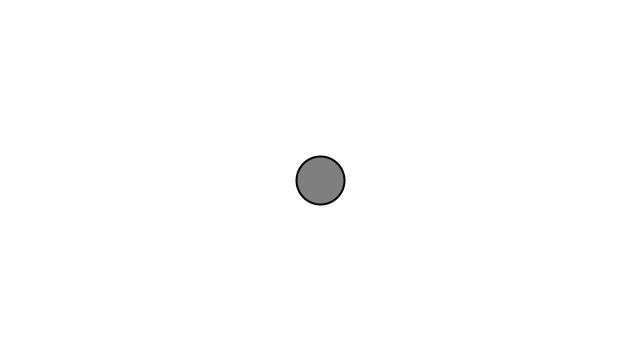
Frame 1 (no input)
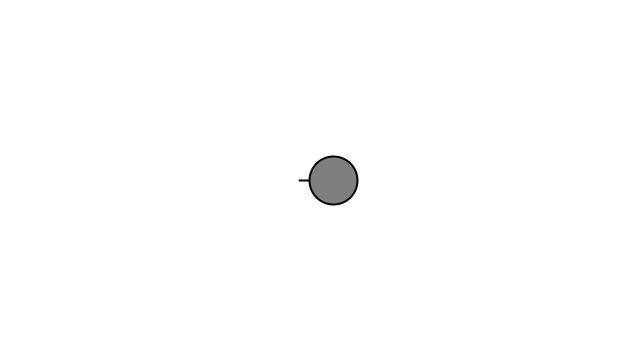
Frame 60 (the mouse pressed at the canvas centre just before this capture)
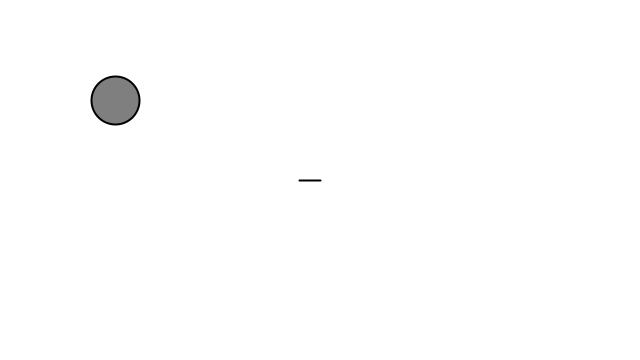
Frame 120 (the mouse held since frame 60 and released just before this capture)

The Processing sketch that drew these frames (run headless with seeded random() and noise(); from frame 60 on, the mouse is pressed at the canvas centre):

// Processing sketch: Extra_instantforce
// ── Extra_instantforce.pde
// The Nature of Code
// Daniel Shiffman
// http://natureofcode.com

Mover m;

float t = 0.0;

void setup() {
  size(640, 360);
  m = new Mover();
}

void draw() {
  background(255);

  // Perlin noise wind
  float wx = map(noise(t),0,1,-1,1);
  PVector wind = new PVector(wx, 0);
  t += 0.01;
  line(width/2,height/2,width/2+wind.x*100,height/2+wind.y*100);
  m.applyForce(wind);
  
  // Gravity
  PVector gravity = new PVector(0, 0.1);
  //m.applyForce(gravity);

  // Shake force
  //m.shake();
  
  // Boundary force
  if (m.position.x > width - 50) {
    PVector boundary = new PVector(-1,0);
    m.applyForce(boundary);
  } else if (m.position.x < 50) {
    PVector boundary = new PVector(1,0);
    m.applyForce(boundary);
  }
  
  
  

  m.update();
  m.display();
  //m.checkEdges();
}

// Instant Force
void mousePressed() {
  PVector cannon = PVector.random2D();
  cannon.mult(5);
  m.applyForce(cannon);
}





// ── Mover.pde
// The Nature of Code
// Daniel Shiffman
// http://natureofcode.com

class Mover {

  PVector position;
  PVector velocity;
  PVector acceleration;
  float mass;

  Mover() {
    position = new PVector(width/2,height/2);
    velocity = new PVector(0,0);
    acceleration = new PVector(0,0);
    mass = 1;
  }
  
  void shake() {
     PVector force = PVector.random2D();
     force.mult(0.7);
     applyForce(force); 
   
    
  }
  
  void applyForce(PVector force) {
    PVector f = PVector.div(force,mass);
    acceleration.add(f);
  }
  
  void update() {
    velocity.add(acceleration);
    position.add(velocity);
    acceleration.mult(0);
    
    // Simple friction
    velocity.mult(0.95);
    
  }

  void display() {
    stroke(0);
    strokeWeight(2);
    fill(127);
    ellipse(position.x,position.y,48,48);
  }

  void checkEdges() {

    if (position.x > width) {
      position.x = width;
      velocity.x *= -1;
    } else if (position.x < 0) {
      velocity.x *= -1;
      position.x = 0;
    }

    if (position.y > height) {
      velocity.y *= -1;
      position.y = height;
    }

  }

}
